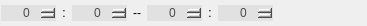
<?xml version="1.0" encoding="UTF-8"?>
<ui version="4.0">
 <class>TimeEditWidget</class>
 <widget class="QWidget" name="TimeEditWidget">
  <property name="geometry">
   <rect>
    <x>0</x>
    <y>0</y>
    <width>367</width>
    <height>26</height>
   </rect>
  </property>
  <property name="windowTitle">
   <string>Form</string>
  </property>
  <property name="styleSheet">
   <string notr="true">QAbstractSpinBox
{
    min-height: 0px;
    border: 0px solid #B9B9B9;
    color: #4A4A4A;
    background-color: #E1E1E1;
    padding-left: 20px;
}
QAbstractSpinBox:hover
{
    border: 0px solid #00A2E8;
}</string>
  </property>
  <layout class="QHBoxLayout" name="horizontalLayout">
   <property name="leftMargin">
    <number>1</number>
   </property>
   <property name="topMargin">
    <number>1</number>
   </property>
   <property name="rightMargin">
    <number>1</number>
   </property>
   <property name="bottomMargin">
    <number>1</number>
   </property>
   <item>
    <widget class="MySpinBox" name="spinBox_beginHour">
     <property name="maximum">
      <number>24</number>
     </property>
    </widget>
   </item>
   <item>
    <widget class="QLabel" name="label">
     <property name="text">
      <string>:</string>
     </property>
     <property name="alignment">
      <set>Qt::AlignCenter</set>
     </property>
     <property name="style" stdset="0">
      <string>normal</string>
     </property>
    </widget>
   </item>
   <item>
    <widget class="MySpinBox" name="spinBox_beginMinute">
     <property name="maximum">
      <number>59</number>
     </property>
    </widget>
   </item>
   <item>
    <widget class="QLabel" name="label_2">
     <property name="text">
      <string>--</string>
     </property>
     <property name="alignment">
      <set>Qt::AlignCenter</set>
     </property>
     <property name="style" stdset="0">
      <string>normal</string>
     </property>
    </widget>
   </item>
   <item>
    <widget class="MySpinBox" name="spinBox_endHour">
     <property name="maximum">
      <number>24</number>
     </property>
    </widget>
   </item>
   <item>
    <widget class="QLabel" name="label_3">
     <property name="text">
      <string>:</string>
     </property>
     <property name="alignment">
      <set>Qt::AlignCenter</set>
     </property>
     <property name="style" stdset="0">
      <string>normal</string>
     </property>
    </widget>
   </item>
   <item>
    <widget class="MySpinBox" name="spinBox_endMinute">
     <property name="maximum">
      <number>59</number>
     </property>
    </widget>
   </item>
   <item>
    <spacer name="horizontalSpacer">
     <property name="orientation">
      <enum>Qt::Horizontal</enum>
     </property>
     <property name="sizeHint" stdset="0">
      <size>
       <width>40</width>
       <height>20</height>
      </size>
     </property>
    </spacer>
   </item>
  </layout>
 </widget>
 <customwidgets>
  <customwidget>
   <class>MySpinBox</class>
   <extends>QSpinBox</extends>
   <header>myspinbox.h</header>
  </customwidget>
 </customwidgets>
 <resources/>
 <connections/>
</ui>
